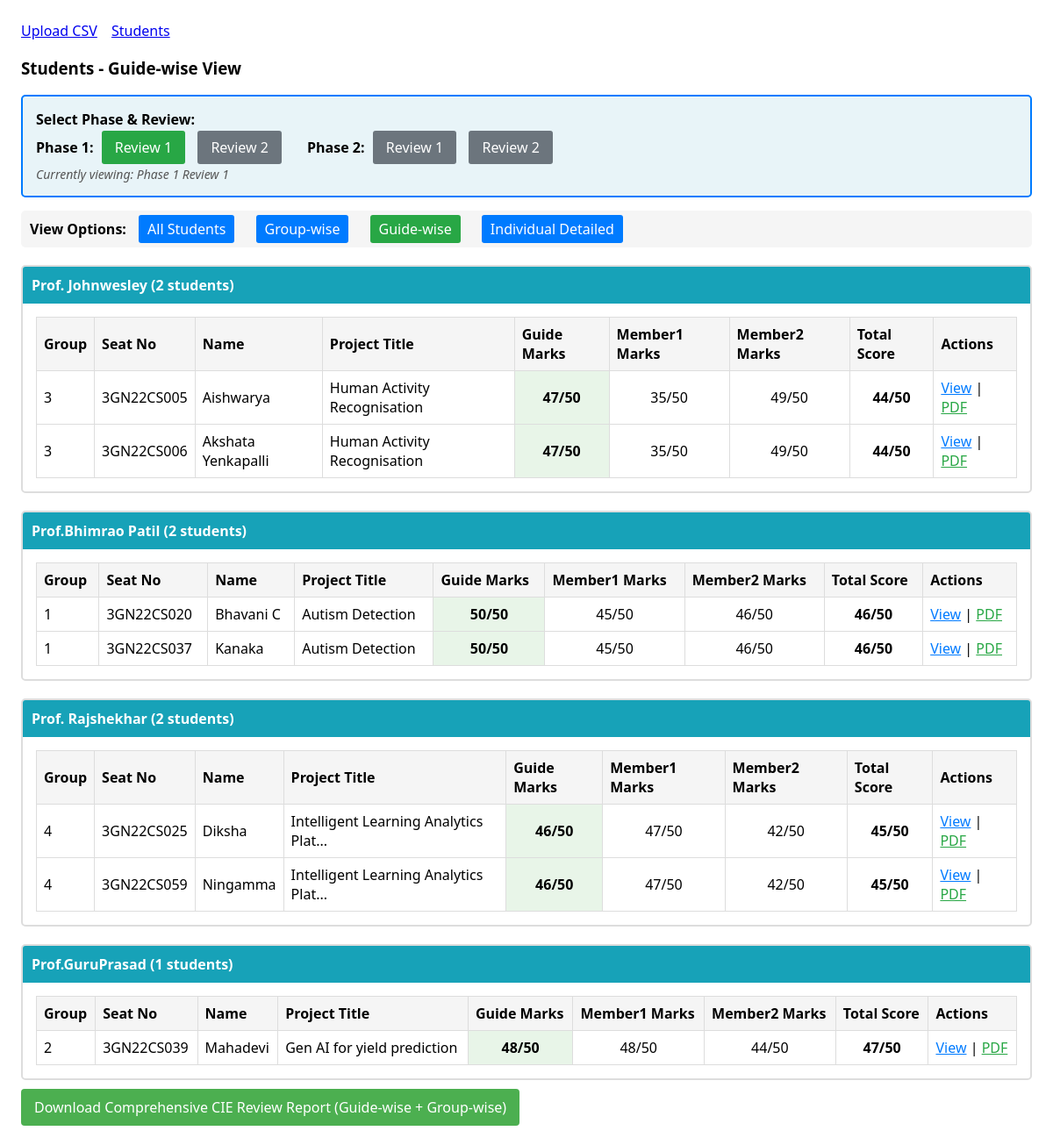
Screenshot of /students/guidewise with the database file from the repository.
### models.py (models this page shows)
class Student(db.Model):
    id = db.Column(db.Integer, primary_key=True)
    group_no = db.Column(db.String(50))
    project_title = db.Column(db.String(255))
    project_guide = db.Column(db.String(128))
    seat_no = db.Column(db.String(64), nullable=False, index=True)
    name = db.Column(db.String(128), nullable=False)
    evaluations = db.relationship("Evaluation", backref="student", lazy=True, cascade="all, delete-orphan")

class Evaluation(db.Model):
    __table_args__ = (
        db.UniqueConstraint('student_id', 'phase', 'review_no', name='uq_eval_student_phase_review'),
    )
    id = db.Column(db.Integer, primary_key=True)
    phase = db.Column(db.Integer, default=1, nullable=False)  # 1 or 2
    review_no = db.Column(db.Integer, default=1, nullable=False)  # 1 or 2
    total_marks = db.Column(db.Integer, nullable=False)
    criteria1 = db.Column(db.Integer, nullable=False)  # P1R1: Lit Survey(20), P1R2: Objectives(10), P2: Prelim(15)
    criteria2 = db.Column(db.Integer, nullable=False)  # P1R1: Problem(10), P1R2: Methodology(10), P2: Execution(15)
    criteria3 = db.Column(db.Integer, nullable=False)  # All: Presentation (10/15)
    criteria4 = db.Column(db.Integer, nullable=False)  # All: Q&A (10/15)
    member1_criteria1 = db.Column(db.Integer, nullable=True)
    member1_criteria2 = db.Column(db.Integer, nullable=True)
    member1_criteria3 = db.Column(db.Integer, nullable=True)
    member1_criteria4 = db.Column(db.Integer, nullable=True)
    member2_criteria1 = db.Column(db.Integer, nullable=True)
    member2_criteria2 = db.Column(db.Integer, nullable=True)
    member2_criteria3 = db.Column(db.Integer, nullable=True)
    member2_criteria4 = db.Column(db.Integer, nullable=True)
    guide_criteria1 = db.Column(db.Integer, nullable=True)
    guide_criteria2 = db.Column(db.Integer, nullable=True)
    guide_criteria3 = db.Column(db.Integer, nullable=True)
    guide_criteria4 = db.Column(db.Integer, nullable=True)
    student_id = db.Column(db.Integer, db.ForeignKey("student.id"), nullable=False)

### app.py (the view)
    @app.route("/students/guidewise")
    def students_guidewise():
        phase = request.args.get("phase", session.get("current_phase", 1), type=int)
        review = request.args.get("review", session.get("current_review", 1), type=int)
        session["current_phase"] = phase
        session["current_review"] = review
        config = get_review_config(phase, review)
        students = Student.query.order_by(Student.name).all()
        guides = {}
        for student in students:
            ev = Evaluation.query.filter_by(student=student, phase=phase, review_no=review).first()
            if ev and student.project_guide:
                guide_name = student.project_guide.strip()
                if guide_name not in guides:
                    guides[guide_name] = []
                guides[guide_name].append((student, ev))
        return render_template("students_guidewise.html", guides=guides, phase=phase, review=review, config=config)

### review_config.py (called while the page is built)
def get_review_config(phase, review):
    return REVIEW_CRITERIA.get((phase, review))

### templates/students_guidewise.html
{% extends "base.html" %}
{% block content %}
<h3>Students - Guide-wise View</h3>
<div class="phase-review-selector" style="margin: 15px 0; padding: 15px; background: #e8f4f8; border-radius: 5px; border: 2px solid #007bff;">
    <strong style="font-size: 16px;">Select Phase & Review:</strong>
    <div style="margin-top: 10px;">
        <div style="display: inline-block; margin-right: 20px;">
            <strong>Phase 1:</strong>
            <a href="{{ url_for('students_guidewise', phase=1, review=1) }}" style="margin: 0 5px; padding: 8px 15px; background: {% if phase == 1 and review == 1 %}#28a745{% else %}#6c757d{% endif %}; color: white; text-decoration: none; border-radius: 3px;">Review 1</a>
            <a href="{{ url_for('students_guidewise', phase=1, review=2) }}" style="margin: 0 5px; padding: 8px 15px; background: {% if phase == 1 and review == 2 %}#28a745{% else %}#6c757d{% endif %}; color: white; text-decoration: none; border-radius: 3px;">Review 2</a>
        </div>
        <div style="display: inline-block;">
            <strong>Phase 2:</strong>
            <a href="{{ url_for('students_guidewise', phase=2, review=1) }}" style="margin: 0 5px; padding: 8px 15px; background: {% if phase == 2 and review == 1 %}#28a745{% else %}#6c757d{% endif %}; color: white; text-decoration: none; border-radius: 3px;">Review 1</a>
            <a href="{{ url_for('students_guidewise', phase=2, review=2) }}" style="margin: 0 5px; padding: 8px 15px; background: {% if phase == 2 and review == 2 %}#28a745{% else %}#6c757d{% endif %}; color: white; text-decoration: none; border-radius: 3px;">Review 2</a>
        </div>
    </div>
    <div style="margin-top: 10px; font-size: 14px; color: #555;">
        <em>Currently viewing: Phase {{ phase }} Review {{ review }}</em>
    </div>
</div>
<div class="view-options" style="margin: 15px 0; padding: 10px; background: #f5f5f5; border-radius: 5px;">
    <strong>View Options:</strong>
    <a href="{{ url_for('list_students', phase=phase, review=review) }}" style="margin: 0 10px; padding: 5px 10px; background: #007bff; color: white; text-decoration: none; border-radius: 3px;">All Students</a>
    <a href="{{ url_for('students_groupwise', phase=phase, review=review) }}" style="margin: 0 10px; padding: 5px 10px; background: #007bff; color: white; text-decoration: none; border-radius: 3px;">Group-wise</a>
    <span style="margin: 0 10px; padding: 5px 10px; background: #28a745; color: white; border-radius: 3px;">Guide-wise</span>
    <a href="{{ url_for('students_individual', phase=phase, review=review) }}" style="margin: 0 10px; padding: 5px 10px; background: #007bff; color: white; text-decoration: none; border-radius: 3px;">Individual Detailed</a>
</div>
{% for guide_name, students in guides.items() %}
<div class="guide-section" style="margin: 20px 0; border: 2px solid #ddd; border-radius: 5px; padding: 15px;">
    <h4 style="background: #17a2b8; color: white; padding: 10px; margin: -15px -15px 15px -15px; border-radius: 3px 3px 0 0;">
        {{ guide_name }} ({{ students|length }} students)
    </h4>
    <table style="width: 100%; border-collapse: collapse;">
        <thead>
            <tr style="background: #f8f9fa;">
                <th style="border: 1px solid #ddd; padding: 8px;">Group</th>
                <th style="border: 1px solid #ddd; padding: 8px;">Seat No</th>
                <th style="border: 1px solid #ddd; padding: 8px;">Name</th>
                <th style="border: 1px solid #ddd; padding: 8px;">Project Title</th>
                <th style="border: 1px solid #ddd; padding: 8px;">Guide Marks</th>
                <th style="border: 1px solid #ddd; padding: 8px;">Member1 Marks</th>
                <th style="border: 1px solid #ddd; padding: 8px;">Member2 Marks</th>
                <th style="border: 1px solid #ddd; padding: 8px;">Total Score</th>
                <th style="border: 1px solid #ddd; padding: 8px;">Actions</th>
            </tr>
        </thead>
        <tbody>
            {% for student, ev in students %}
            {% set guide_total = (ev.guide_criteria1 or 0) + (ev.guide_criteria2 or 0) + (ev.guide_criteria3 or 0) + (ev.guide_criteria4 or 0) %}
            {% set member1_total = (ev.member1_criteria1 or 0) + (ev.member1_criteria2 or 0) + (ev.member1_criteria3 or 0) + (ev.member1_criteria4 or 0) %}
            {% set member2_total = (ev.member2_criteria1 or 0) + (ev.member2_criteria2 or 0) + (ev.member2_criteria3 or 0) + (ev.member2_criteria4 or 0) %}
            <tr>
                <td style="border: 1px solid #ddd; padding: 8px;">{{ student.group_no or '-' }}</td>
                <td style="border: 1px solid #ddd; padding: 8px;">{{ student.seat_no }}</td>
                <td style="border: 1px solid #ddd; padding: 8px;">{{ student.name }}</td>
                <td style="border: 1px solid #ddd; padding: 8px;">
                    {% if student.project_title and student.project_title|length > 35 %}
                        {{ student.project_title[:35] }}...
                    {% else %}
                        {{ student.project_title or '-' }}
                    {% endif %}
                </td>
                <td style="border: 1px solid #ddd; padding: 8px; text-align: center; background: #e8f5e8;">
                    <strong>{{ guide_total }}/50</strong>
                </td>
                <td style="border: 1px solid #ddd; padding: 8px; text-align: center;">{{ member1_total }}/50</td>
                <td style="border: 1px solid #ddd; padding: 8px; text-align: center;">{{ member2_total }}/50</td>
                <td style="border: 1px solid #ddd; padding: 8px; text-align: center;"><strong>{{ ev.total_marks }}/50</strong></td>
                <td style="border: 1px solid #ddd; padding: 8px;">
                    <a href="{{ url_for('student_detail', student_id=student.id, phase=phase, review=review) }}" style="color: #007bff;">View</a> |
                    <a href="{{ url_for('download_review1', student_id=student.id, phase=phase, review=review) }}" style="color: #28a745;">PDF</a>
                </td>
            </tr>
            {% endfor %}
        </tbody>
    </table>
</div>
{% endfor %}
<p style="margin-top: 20px;">
    <a href="{{ url_for('download_summary_pdf', phase=phase, review=review) }}" style="background-color: #4CAF50; color: white; padding: 10px 15px; text-decoration: none; border-radius: 4px;">
        Download Comprehensive CIE Review Report (Guide-wise + Group-wise)
    </a>
</p>
{% endblock %}

### templates/base.html (style rules this page uses)
body { font-family: system-ui, Arial, sans-serif; margin: 24px; }
table { border-collapse: collapse; width: 100%; }
th, td { border: 1px solid #ddd; padding: 8px; }
th { background: #f5f5f5; text-align: left; }

### rows the page displays
Student: project_guide "Prof. Johnwesley", students "2", group_no "3", seat_no "3GN22CS005", name "Aishwarya", project_title "Human Activity Recognisation", guide_total "47", member1_total "35", member2_total "49", total_marks "44"
Student: group_no "3", seat_no "3GN22CS006", name "Akshata Yenkapalli", project_title "Human Activity Recognisation", guide_total "47", member1_total "35", member2_total "49", total_marks "44"
Student: project_guide "Prof.Bhimrao Patil", students "2", group_no "1", seat_no "3GN22CS020", name "Bhavani C", project_title "Autism Detection", guide_total "50", member1_total "45", member2_total "46", total_marks "46"
Student: group_no "1", seat_no "3GN22CS037", name "Kanaka", project_title "Autism Detection", guide_total "50", member1_total "45", member2_total "46", total_marks "46"
Student: project_guide "Prof. Rajshekhar", students "2", group_no "4", seat_no "3GN22CS025", name "Diksha", project_title "Intelligent Learning Analytics Plat", guide_total "46", member1_total "47", member2_total "42", total_marks "45"
Student: group_no "4", seat_no "3GN22CS059", name "Ningamma", project_title "Intelligent Learning Analytics Plat", guide_total "46", member1_total "47", member2_total "42", total_marks "45"
Student: project_guide "Prof.GuruPrasad", students "1", group_no "2", seat_no "3GN22CS039", name "Mahadevi", project_title "Gen AI for yield prediction", guide_total "48", member1_total "48", member2_total "44", total_marks "47"

### other values shown
{{ phase }} "1"
{{ review }} "1"
